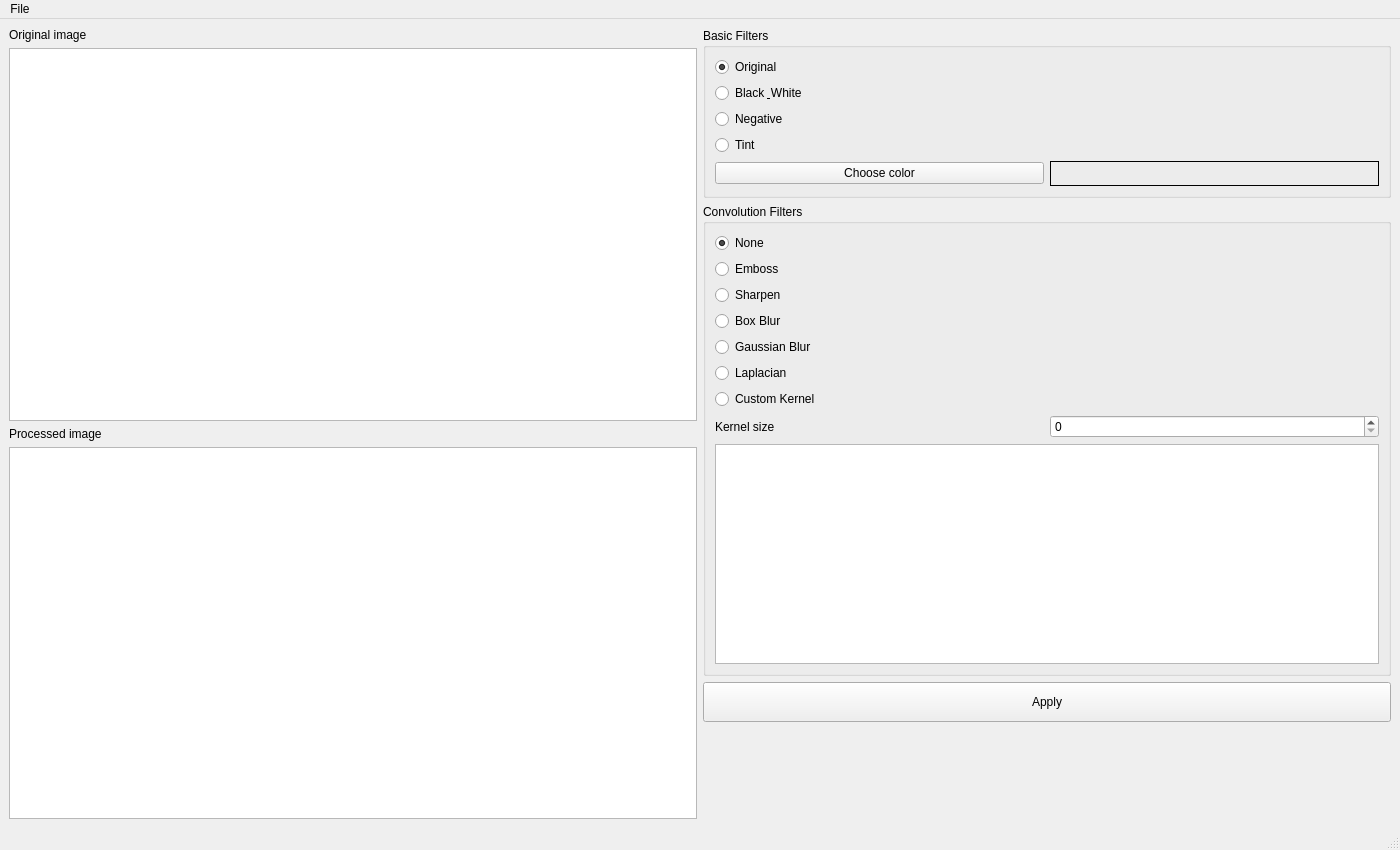
<?xml version="1.0" encoding="UTF-8"?>
<ui version="4.0">
 <class>MainWindow</class>

 <widget class="QMainWindow" name="MainWindow">

  <property name="geometry">
   <rect>
    <x>0</x>
    <y>0</y>
    <width>1400</width>
    <height>850</height>
   </rect>
  </property>

  <property name="windowTitle">
   <string>PhotoLab</string>
  </property>

  <widget class="QWidget" name="centralwidget">

   <layout class="QHBoxLayout" name="horizontalLayout">

    <!-- ================= LEFT ================= -->

    <item>

     <layout class="QVBoxLayout" name="imagesLayout">

      <item>
       <widget class="QLabel" name="labelOriginal">
        <property name="text">
         <string>Original image</string>
        </property>
       </widget>
      </item>

      <item>
       <widget class="QGraphicsView" name="graphicsViewOriginal"/>
      </item>

      <item>
       <widget class="QLabel" name="labelProcessed">
        <property name="text">
         <string>Processed image</string>
        </property>
       </widget>
      </item>

      <item>
       <widget class="QGraphicsView" name="graphicsViewProcessed"/>
      </item>

     </layout>

    </item>

    <!-- ================= RIGHT ================= -->

    <item>

     <layout class="QVBoxLayout" name="controlLayout">

      <item>

       <widget class="QGroupBox" name="groupBasic">

        <property name="title">
         <string>Basic Filters</string>
        </property>

        <layout class="QVBoxLayout">

         <item>
          <widget class="QRadioButton" name="radioOriginal">
           <property name="text">
            <string>Original</string>
           </property>
           <property name="checked">
            <bool>true</bool>
           </property>
          </widget>
         </item>

         <item>
          <widget class="QRadioButton" name="radioBW">
           <property name="text">
            <string>Black &amp; White</string>
           </property>
          </widget>
         </item>

         <item>
          <widget class="QRadioButton" name="radioNegative">
           <property name="text">
            <string>Negative</string>
           </property>
          </widget>
         </item>

         <item>
          <widget class="QRadioButton" name="radioKeepColor">
           <property name="text">
            <string>Tint</string>
           </property>
          </widget>
         </item>

         <item>

          <layout class="QHBoxLayout">

           <item>

            <widget class="QPushButton" name="pushButtonColor">

             <property name="text">
              <string>Choose color</string>
             </property>

            </widget>

           </item>

           <item>

            <widget class="QFrame" name="frameColor">

             <property name="minimumSize">
              <size>
               <width>40</width>
               <height>25</height>
              </size>
             </property>

             <property name="frameShape">
              <enum>QFrame::Box</enum>
             </property>

            </widget>

           </item>

          </layout>

         </item>

        </layout>

       </widget>

      </item>

      <item>

       <widget class="QGroupBox" name="groupConvolution">

        <property name="title">
         <string>Convolution Filters</string>
         </property>

        <layout class="QVBoxLayout">

         <item>
          <widget class="QRadioButton" name="radioConvNone">
           <property name="text">
            <string>None</string>
           </property>
           <property name="checked">
            <bool>true</bool>
           </property>
          </widget>
         </item>

         <item>
          <widget class="QRadioButton" name="radioEmboss">
           <property name="text">
            <string>Emboss</string>
           </property>
          </widget>
         </item>

         <item>
          <widget class="QRadioButton" name="radioSharpen">
           <property name="text">
            <string>Sharpen</string>
           </property>
          </widget>
         </item>

         <item>
          <widget class="QRadioButton" name="radioBoxBlur">
           <property name="text">
            <string>Box Blur</string>
           </property>
          </widget>
         </item>

         <item>
          <widget class="QRadioButton" name="radioGaussian">
           <property name="text">
            <string>Gaussian Blur</string>
           </property>
          </widget>
         </item>
                  <item>
          <widget class="QRadioButton" name="radioLaplacian">
           <property name="text">
            <string>Laplacian</string>
           </property>
          </widget>
         </item>

         <item>
          <widget class="QRadioButton" name="radioCustomKernel">
           <property name="text">
            <string>Custom Kernel</string>
           </property>
          </widget>
         </item>

         <item>
          <layout class="QHBoxLayout">

           <item>
            <widget class="QLabel" name="labelKernelSize">
             <property name="text">
              <string>Kernel size</string>
             </property>
            </widget>
           </item>

           <item>
            <widget class="QSpinBox" name="spinBoxKernel"/>
           </item>

          </layout>
         </item>

         <item>
          <widget class="QTableWidget" name="tableWidgetKernel">
           <property name="minimumSize">
            <size>
             <width>220</width>
             <height>220</height>
            </size>
           </property>
          </widget>
         </item>

        </layout>

       </widget>

      </item>

      <item>

       <widget class="QPushButton" name="pushButtonApply">

        <property name="minimumSize">
         <size>
          <width>0</width>
          <height>40</height>
         </size>
        </property>

        <property name="text">
         <string>Apply</string>
        </property>

       </widget>

      </item>

      <item>
       <spacer name="verticalSpacer">
        <property name="orientation">
         <enum>Qt::Vertical</enum>
        </property>

        <property name="sizeHint" stdset="0">
         <size>
          <width>20</width>
          <height>40</height>
         </size>
        </property>
       </spacer>
      </item>

     </layout>

    </item>

   </layout>

  </widget>

  <widget class="QMenuBar" name="menubar">

   <property name="geometry">
    <rect>
     <x>0</x>
     <y>0</y>
     <width>1400</width>
     <height>22</height>
    </rect>
   </property>

   <widget class="QMenu" name="menuFile">

    <property name="title">
     <string>File</string>
    </property>

    <addaction name="actionOpen"/>
    <addaction name="actionSave"/>

   </widget>

   <addaction name="menuFile"/>

  </widget>

  <widget class="QStatusBar" name="statusbar"/>

  <action name="actionOpen">
   <property name="text">
    <string>Open</string>
   </property>
  </action>

  <action name="actionSave">
   <property name="text">
    <string>Save</string>
   </property>
  </action>

 </widget>

 <resources/>

 <connections/>

</ui>
